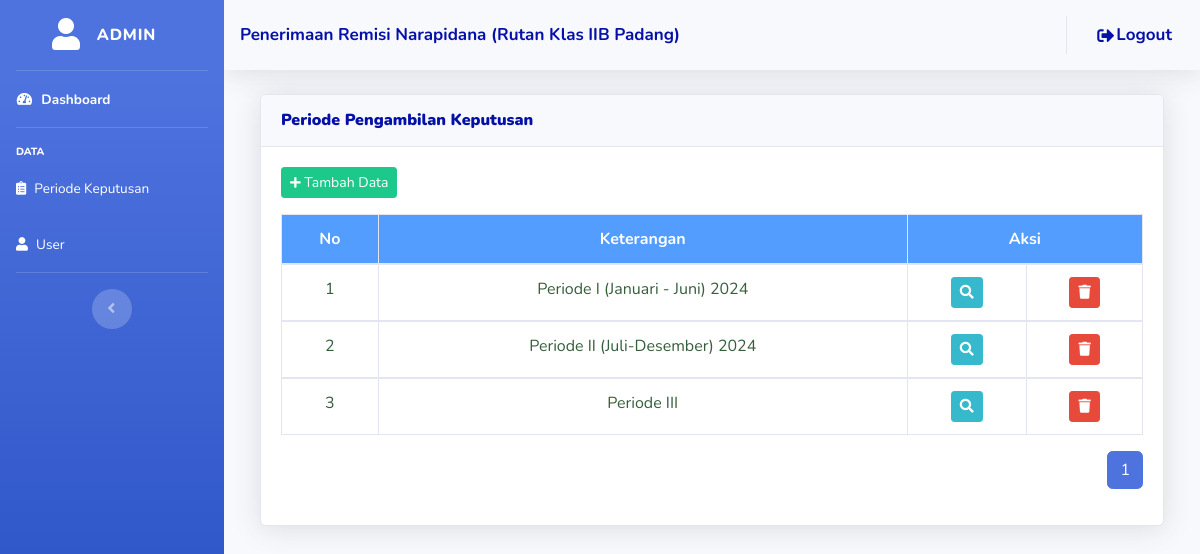
/admin/periodekeputusan.php (signed in), run on an earlier commit of the app's database.
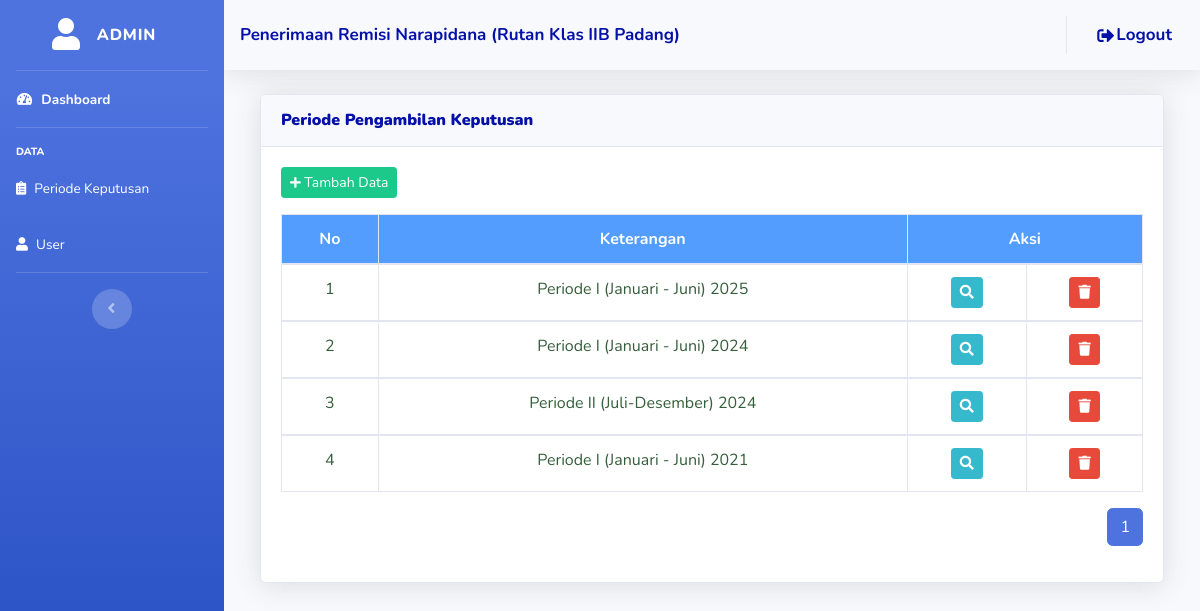
And on a later commit of the database.
### tables this page shows
CREATE TABLE `tbl_periode` (
  `id_periode` int(11) NOT NULL,
  `keterangan` varchar(255) NOT NULL
);

### admin/periodekeputusan.php (the view, shortened to what this page needs)
<?php
include("style/header.php");
include("style/sidebarawal.php");
?>
<div class="container-fluid">
  <div class="col-lg-12">
    <div class="card shadow mt-3 mb-3">
      <div class="card-header py-3">
        <h6 class="m-0 font-weight-bold" style="color: #0510a8"> <b>Periode Pengambilan Keputusan</b></h6>
      </div>
      <div class="card-body">
        <?php
        include("../config/koneksi.php");
        ?>
        <?php
        $itemsPerPage = 8;
        $totalData = mysqli_num_rows(mysqli_query($konek, "SELECT * FROM tbl_periode"));
        $totalPages = ceil($totalData / $itemsPerPage);
        $currentPage = isset($_GET['page']) ? intval($_GET['page']) : 1;
        ?>
        <button class="btn btn-sm btn-success mb-3" data-toggle="modal" data-target="#tambah_mobil"><i class="fas fa-plus fa-sm"></i> Tambah Data</button>
        <div class="table-responsive">
          <table class="table table-bordered">
            <thead>
              <tr align="center" style="background-color: #529dff; color: #ffff">
                <th>No</th>
                <th>Keterangan</th>
                <th colspan="3">Aksi</th>
              </tr>
            </thead>
            <?php
            include("../config/koneksi.php");
            $no = 1;
            $sql = mysqli_query($konek, "SELECT * FROM tbl_periode ORDER BY RIGHT(keterangan, 4) DESC");
            while ($array = mysqli_fetch_assoc($sql)) {
            ?>
              <tbody>
                <tr style="color: #355E3B" align="center">
                  <td><?php echo $no++; ?></td>
                  <td><?php echo $array['keterangan']; ?></td>
                  <td><a href="proses/index.php?idp=<?php echo $array['id_periode']; ?>"><i class="btn btn-info btn-sm"><span class="fas fa-search"></span></i></a></td>
                  <td><a href="hapus_periodekeputusan.php?idp=<?php echo $array['id_periode']; ?>"><i class="btn btn-danger btn-sm" onclick="return confirm('Apakah Data Periode Pengambilan Keputusan ini akan dihapus?')"><span class="fas fa-trash"></span></i></a></td>
                </tr>
              </tbody>
            <?php
            }
            ?>
          </table>
          <nav aria-label="Pagination">
            <ul class="pagination justify-content-end">
              <?php
              for ($page = 1; $page <= $totalPages; $page++) {
                echo '<li class="page-item ' . ($page === $currentPage ? 'active' : '') . '">
            <a class="page-link" href="?page=' . $page . '">' . $page . '</a>
          </li>';
              }
              ?>
            </ul>
          </nav>
        </div>
      </div>
    </div>
  </div>
</div>
<?php
include("style/footer.php");
?>

What changed in the data, as far as the page shows it:
removed tbl_periode: keterangan "Periode III"
added tbl_periode: keterangan "Periode I (Januari - Juni) 2025"
added tbl_periode: keterangan "Periode I (Januari - Juni) 2021"
